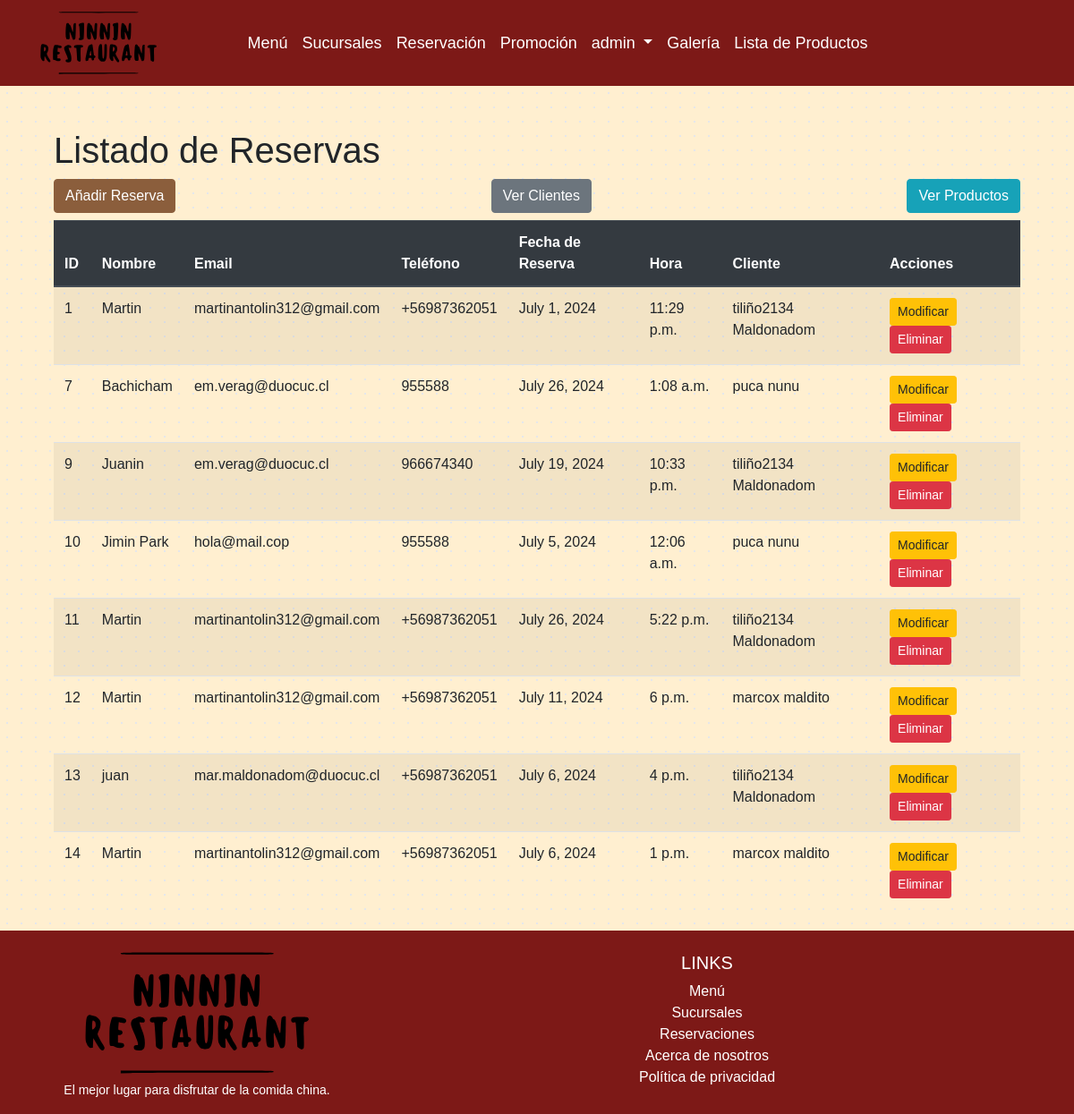
The page /clientes/reservaList (signed in) on the database as committed earlier.
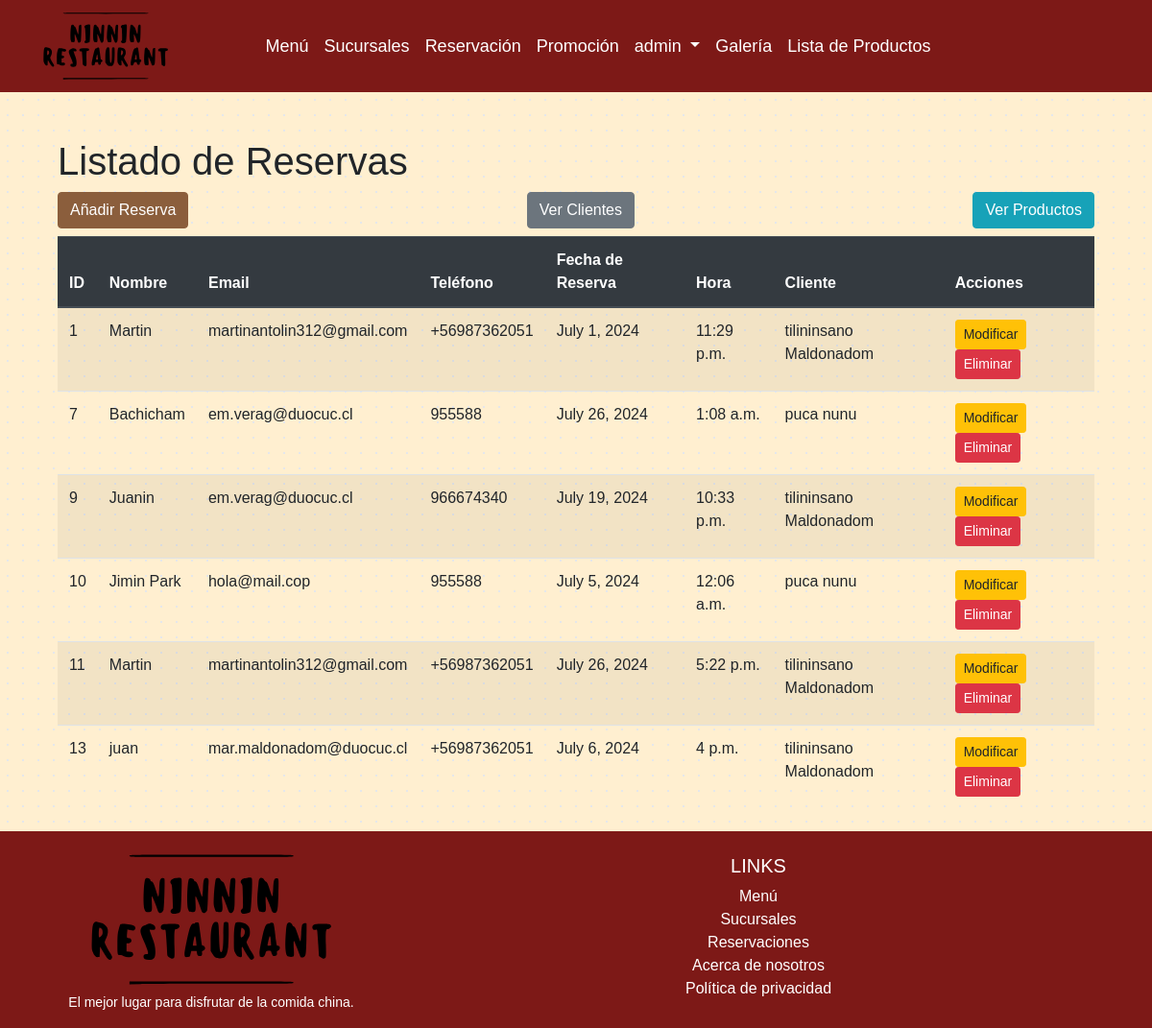
The same page on the database as committed later.
### clientes/models.py (models this page shows, shortened)
class Reserva(models.Model):
    id_reserva = models.AutoField(db_column='idreserva', primary_key=True)
    cli_reserva = models.ForeignKey(Cliente, on_delete=models.CASCADE)
    nombre = models.CharField(max_length=100)
    email = models.EmailField()
    telefono = models.CharField(max_length=45)
    fecha_reserva = models.DateField()
    hora = models.TimeField()

class Cliente(models.Model):
    user   = models.OneToOneField(User, on_delete=models.CASCADE)
    nombre = models.CharField(max_length=100)
    apellido = models.CharField(max_length=100)
    fecha_nacimiento = models.DateField()
    email = models.EmailField()
    password = models.CharField(max_length=100)

### clientes/views.py (the view)
# urls.py: path('reservaList', views.reserva_list, name='reserva_list'),
@staff_member_required
def reserva_list(request):
    reservas = Reserva.objects.all()
    return render(request, 'reservas/reserva_list.html', {'reservas': reservas})

### clientes/templates/reservas/reserva_list.html (shortened to what this page needs)
{% extends "clientes/base.html" %}
{% block content %}
<div class="container mt-4">
    <h1>Listado de Reservas</h1>
    <div class="d-flex justify-content-between mb-2">
        <a class="btn btn-primary" href="{% url 'reserva_add' %}">Añadir Reserva</a>
        <a class="btn btn-secondary" href="{% url 'crud' %}">Ver Clientes</a>
        <a class="btn btn-info" href="{% url 'crud_producto' %}">Ver Productos</a>
    </div>
    <table class="table table-striped">
        <thead class="thead-dark">
            <tr>
                <th scope="col">ID</th>
                <th scope="col">Nombre</th>
                <th scope="col">Email</th>
                <th scope="col">Teléfono</th>
                <th scope="col">Fecha de Reserva</th>
                <th scope="col">Hora</th>
                <th scope="col">Cliente</th>
                <th scope="col">Acciones</th>
            </tr>
        </thead>
        <tbody>
            {% for reserva in reservas %}
            <tr>
                <td>{{ reserva.id_reserva }}</td>
                <td>{{ reserva.nombre }}</td>
                <td>{{ reserva.email }}</td>
                <td>{{ reserva.telefono }}</td>
                <td>{{ reserva.fecha_reserva }}</td>
                <td>{{ reserva.hora }}</td>
                <td>{{ reserva.cli_reserva.nombre }} {{ reserva.cli_reserva.apellido }}</td>
                <td>
                    <a href="{% url 'reserva_update' reserva.id_reserva %}" class="btn btn-sm btn-warning">Modificar</a>
                    <form action="{% url 'reserva_del' reserva.id_reserva %}" method="post" style="display: inline;">
                        <input type="submit" value="Eliminar" class="btn btn-sm btn-danger">
                    </form>
                </td>
            </tr>
            {% empty %}
            <tr>
                <td colspan="8">No hay reservas disponibles</td>
            </tr>
            {% endfor %}
        </tbody>
    </table>
</div>
{% endblock %}

### clientes/templates/clientes/base.html (shortened to what this page needs)
{% load static %}
<!DOCTYPE html>
<html lang="es">
<head>
    <link rel="stylesheet" href="https://cdn.jsdelivr.net/npm/bootstrap@4.6.2/dist/css/bootstrap.min.css"
>
    <link rel="stylesheet" href="{% static 'Layout/style.css' %}">
</head>
<body class="is-preload">
    <div id="page-wrapper">
        <header id="header">
            <nav id="navbar" class="navbar navbar-expand-lg navbar-dark custom-navbar">
                <div class="container">
                    <a class="navbar-brand" href="{% url 'index' %}">
                        <img src="{% static 'Components/icons/icono.svg' %}" alt="Logo" class="navbar-logo">
                    </a>
                    <div class="collapse navbar-collapse" id="navbarNav">
                        <ul class="navbar-nav mx-auto custom-nav">
                            <li class="nav-item">
                                <a class="nav-link" href="{% url 'comidas' %}">Menú</a>
                            </li>
                            <li class="nav-item">
                                <a class="nav-link" href="{% url 'sucursal' %}">Sucursales</a>
                            </li>
                            <li class="nav-item">
                                <a class="nav-link" href="{% url 'reserva_add' %}">Reservación</a>
                            </li>
                            <li class="nav-item">
                                <a class="nav-link" href="{% url 'promociones' %}">Promoción</a>
                            </li>
                            {% if user.is_authenticated %}
                                <li class="nav-item dropdown">
                                    <a class="nav-link dropdown-toggle" href="#" id="navbarDropdown" role="button"
                                        data-toggle="dropdown" aria-haspopup="true" aria-expanded="false">
                                        {{ user.username }}
                                    </a>
                                </li>
                            {% else %}
                                <li class="nav-item">
                                    <a href="{% url 'login' %}" class="nav-link">Iniciar sesión</a>
                                </li>
                            {% endif %}
                            <li {% if clase == 'galeria' %} class="current" {% endif %}>
                                <a href="{% url 'galeria' %}" class="nav-link">Galería</a>
                            </li>
                            {% if user.is_authenticated %}
                                <li class="nav-item">
                                    <a class="nav-link" href="{% url 'producto_list_usuario_comun' %}">Lista de Productos</a>
                                </li>
                            {% endif %}
                        </ul>
                    </div>
                </div>
            </nav>
        </header>
        <div id="content-wrapper">
            <div class="container mt-5">
                {% block content %}
                {% endblock %}
            </div>
        </div>
        <footer id="footer"
            class="page-footer font-small pt-4 mt-4 d-flex flex-column align-items-center justify-content-center"
            style="background-color: #7D1917; color: white;">
            <div class="container text-center">
                <div class="row justify-content-center">
                    <div class="col-md-4 mt-md-0 mt-3">
                        <img src="{% static 'Components/icons/icono.svg' %}" alt="Logo" class="footer-logo mb-2">
                        <p>El mejor lugar para disfrutar de la comida china.</p>
                    </div>
                    <div class="col-md-8 mb-md-0 mb-3">
                        <h5 class="text-uppercase">Links</h5>
                        <ul class="list-unstyled">
                            <li><a href="{% url 'comidas' %}" class="footer-link">Menú</a></li>
                            <li><a href="{% url 'sucursal' %}" class="footer-link">Sucursales</a></li>
                            <li><a href="{% url 'reserva_add' %}" class="footer-link">Reservaciones</a></li>
                            <li><a href="#" class="footer-link">Acerca de nosotros</a></li>
                            <li><a href="#" class="footer-link">Política de privacidad</a></li>
                        </ul>
                    </div>
                </div>
            </div>
        </footer>
    </div>
</body>
</html>

### mysite/static/Layout/style.css (style rules this page uses)
body { background: radial-gradient(#e5e7eb 1px, transparent 1px); background-color: #FFEFD0; background-size: 16px 16px; font-family: Arial, sans-serif; }
p { font-size: 14px; }
.navbar { background-color: #7D1917; }
.nav-link { color: white !important; font-size: 18px; }
.navbar-logo { width: 130px; height: auto; }
@media (min-width: 992px) { .custom-nav { transform: translateX(-50px); } }
.footer-logo { width: 250px; margin-bottom: 20px; }
.page-footer { color: white; background-color: #7D1917; }
.footer-link { color: white; text-decoration: none; }
.btn-primary { background-color: #8b5e3c; border-color: #8b5e3c; }
.navbar { position: relative; z-index: 1000; }

Rows that differ between the two databases and show on the page:
removed Reserva: id_reserva "12", nombre "Martin", email "martinantolin312@gmail.com", telefono "+56987362051", fecha_reserva "July 11, 2024", hora "6 p.m.", cli_reserva.nombre "marcox", cli_reserva.apellido "maldito"
removed Reserva: id_reserva "14", nombre "Martin", email "martinantolin312@gmail.com", telefono "+56987362051", fecha_reserva "July 6, 2024", hora "1 p.m.", cli_reserva.nombre "marcox", cli_reserva.apellido "maldito"
changed through a linked row, Reserva "July 1, 2024": cli_reserva.nombre "tiliño2134" → "tilininsano"
changed through a linked row, Reserva "Juanin": cli_reserva.nombre "tiliño2134" → "tilininsano"
changed through a linked row, Reserva id 11: cli_reserva.nombre "tiliño2134" → "tilininsano"
changed through a linked row, Reserva "juan": cli_reserva.nombre "tiliño2134" → "tilininsano"
